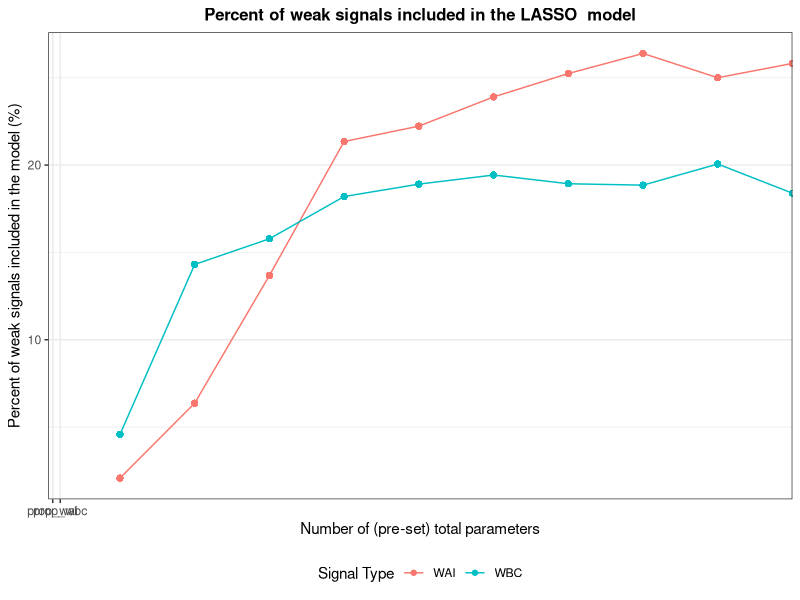
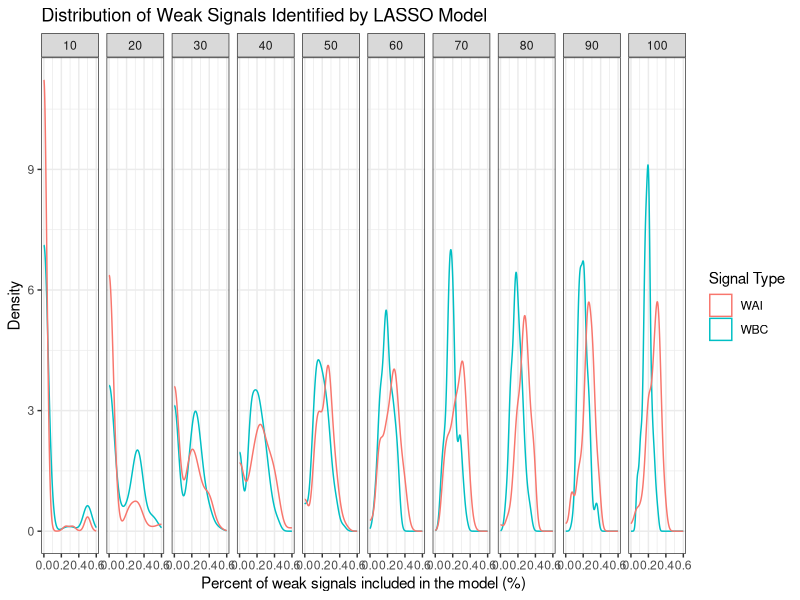
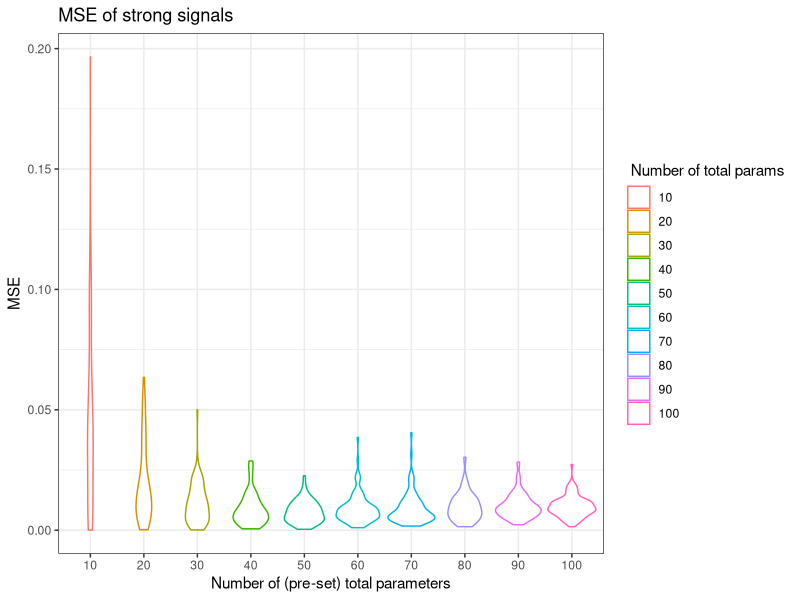

Reproduce these figures in R, in order.
## ---- chunk 1
library(tidyverse)
library(MASS)
library(matrixcalc)
library(pracma)
library(glmnet)
library(dplyr)

library(ggplot2)

knitr::opts_chunk$set(
	echo = TRUE,
	warning = FALSE,
	fig.width = 8, 
  fig.height = 6,
  out.width = "90%"
)

options(
  ggplot2.continuous.colour = "viridis",
  ggplot2.continuous.fill = "viridis"
)

scale_colour_discrete = scale_colour_viridis_d
scale_fill_discrete = scale_fill_viridis_d

theme_set(theme_minimal() + theme(legend.position = "bottom"))
## ---- chunk 2
sim_beta_strong = function(n_strong, coef_strong){
  rep(coef_strong, n_strong) + runif(n_strong, min = 0, max = coef_strong)
}


sim_data = function(n_sample = 200, n_parameter = 50, prop_strong = 0.1, prop_wbc = 0.2, prop_wai = 0.2, c = 1, cor = 0.3, coef_strong = 5) {
  # Numbers of four signals
  n_strong = as.integer(n_parameter * prop_strong) # strong
  n_wbc = as.integer(n_parameter * prop_wbc) # weak but correlated
  n_wai = as.integer(n_parameter * prop_wai) # weak and independent
  n_null = n_parameter - n_strong - n_wbc - n_wai # null
  
  if (n_null < 0) {
    return("Given parameters' proportions are not valid.")
  }
  
  bound = c * sqrt(log(n_parameter) / n_sample) # threshold of weak/strong, the default is 0.14
  if (coef_strong < bound) {
    coef_strong = coef_strong + 2 * bound
  }
  
  cor_matrix = diag(n_parameter)
  
  # add correlation
  for (i in 1:n_strong) {
    cor_matrix[i, (n_strong + n_wai + i)] = cor
    cor_matrix[i, (n_strong + n_wai + n_wbc + 1 - i)] = cor
    cor_matrix[(n_strong + n_wai + i), i] = cor
    cor_matrix[(n_strong + n_wai + n_wbc + 1 - i), i] = cor
  }
  
  
  if (!is.positive.definite(cor_matrix)) {
    return("The correlation matrix is not valid.")
  }
  
  # simulate the data from multivariate normal
  X = mvrnorm(n = n_sample, mu = rep(0, n_parameter), Sigma = cor_matrix) # var = 1, correlation = covariance
  
  beta = c(
    sim_beta_strong(n_strong, coef_strong),
    runif(min = bound/2, max = bound, n = n_wai), 
    runif(min = bound/2, max = bound, n = n_wbc),
    rep(0, n_null) 
  )
  
  Y = 1 + X %*% beta + rnorm(n_sample)
  data = as_tibble(data.frame(cbind(X, Y)))
  
  # Name the columns
  cols = c(
    str_c("strong", 1:n_strong, sep = "_"),
    str_c("wai", 1:n_wai, sep = "_"),
    str_c("wbc", 1:n_wbc, sep = "_"),
    str_c("null", 1:n_null, sep = "_"),
    "Y"
   )
   colnames(data) = cols
   data = data %>% 
     dplyr::select(Y, everything())

  list(beta = beta, 
       correlation = cor,
       n_parameter = n_parameter,
       prop_strong = prop_strong,
       prop_wbc = prop_wbc, 
       prop_wai = prop_wbc,
       n_strong = n_strong,
       n_wai = n_wai,
       n_wbc = n_wbc,
       data = data
       )
  
}



## ---- chunk 3
data_10_multi_100 = vector("list", length = 10)

for (i in 1:10) {
  num_parameter = 10*i
  
  output = vector("list", length = 100)
  
  for (j in 1:100) {
  output[[j]] =  sim_data(n_parameter = num_parameter, cor = 0.7)
  }
  
  data_10_multi_100[[i]] = output

}
## ---- chunk 4
# create a list to store all the non_zero parameters in each fit regression
para = vector("list", length = 10)
for (i in 1:10) {
  output_para = vector("list", length = 100)
  for (j in 1:100) {
    data = data_10_multi_100[[i]][[j]][[10]] 
    X = data%>% 
    dplyr::select(-Y) %>% 
    as.matrix()
    Y= data$Y
    # 10-fold CV using mean squared error
    fit.lasso <- cv.glmnet(X, Y, nfolds = 10,type.measure = "mse") 
    # one standard-error rule
    param.best <- fit.lasso$glmnet.fit$beta[, fit.lasso$lambda==fit.lasso$lambda.1se]
    output_para[[j]] = param.best[param.best != 0]
   
  }
  para[[i]] = output_para

}
## ---- chunk 5
#create a data frame indicate the information how models we fit for datasets in different scenarios perform in identifying signals
df = data.frame(matrix(ncol = 6, nrow = 0))
colnames(df) = c('n_parameter_total','n_parameter_selected', 'prop_strong','prop_wai','prop_wbc','prop_null')

for (i in 1:10){
   n_parameter_total = i*10
  for (j in 1:100){
    p = unlist(para[[i]][j])
    n_parameter_selected = length(p)
    pnames = strsplit(names(p), split = '_')
    name = c()
    for (n in 1: n_parameter_selected) {
      name[n]=pnames[[n]][1]
    }
    n_strong = length(name[name == 'strong'])
    n_wai = length(name[name == 'wai'])
    n_wbc = length(name[name == 'wbc'])
    n_null = length(name[name == 'null'])
    prop_strong = round(n_strong/n_parameter_selected,digits=2)
    prop_wai = round(n_wai/n_parameter_selected,digits =2)
    prop_wbc = round(n_wbc/n_parameter_selected, digits =2)
    prop_null = round(n_null/n_parameter_selected, digits =2)
    df[(i-1)*100+j,]= c(n_parameter_total,n_parameter_selected,
                       prop_strong,prop_wai,prop_wbc,prop_null)
  }

}
## ---- chunk 6
#plot the proportion of each signals 
df %>%
  group_by(n_parameter_total) %>%
  mutate(wai = mean(prop_wai),
         wbc= mean(prop_wbc))%>%
  ggplot(aes(x = n_parameter_total))+
 geom_point(aes(y=(wai)*100, color="prop_wai")) + 
 geom_point(aes(y=(wbc)*100, color="prop_wbc")) + 
  geom_line(aes(y=(wai)*100, color="prop_wai")) + 
  geom_line(aes(y=(wbc)*100, color="prop_wbc")) + 
 labs(title = "Percent of weak signals included in the LASSO  model",
       y = "Percent of weak signals included in the model (%)",
       x = "Number of (pre-set) total parameters") +  
  theme_bw() + 
  theme(plot.title = 
          element_text(hjust = 0.5, 
                       size=12, 
                       face='bold'), 
          legend.position = "bottom") +
  scale_x_discrete(limits=c( "prop_wai", "prop_wbc")) + 
  scale_color_discrete(name = "Signal Type", labels = c("WAI", "WBC")) 
## ---- chunk 7
df %>% ggplot(aes()) +
  geom_density(aes(x = prop_wbc, color = "WBC")) + 
  geom_density(aes(x=prop_wai, color = "WAI")) +
  facet_grid(~n_parameter_total) +
  theme(legend.title=element_blank())+
  labs(title = "Distribution of Weak Signals Identified by LASSO Model",
       x = "Percent of weak signals included in the model (%)",
       y = "Density") +  
   theme_bw()+
  scale_color_discrete(name = "Signal Type", labels = c( "WAI", "WBC"))

## ---- chunk 8
#calculate the MSE of strong coefficients
#create a litst to store the coefficients of strong signals in the "true" model
true_coef = vector('list', length = 10)
for (i in 1:10){
  output_coef = vector('list',length = 100)
  for (j in 1:100){
    coef = data_10_multi_100[[i]][[j]][1]
    coef_strong = coef[[1]][1:i]
    output_coef[[j]] = coef_strong
  }
  true_coef[[i]] = output_coef
}

#create a list to store the coefficients of strong signals in the fitted model 
fitted_coef = vector('list', length = 10)
for (i in 1:10){
  output_coef2 = vector('list', length = 100)
  for (j in 1:100){
    p = unlist(para[[i]][j]) 
    pnames2 = strsplit(names(p), split = '_')
    for (n in 1:length(p)){
      names(p)[n] = pnames2[[n]][1]
    }
    output_coef2[[j]] = p[names(p)=='strong']
  }
  fitted_coef[[i]] = output_coef2
}
## ---- chunk 9
#calculate the MSE for each scenarios
mse_df = data.frame(matrix (ncol = 0, nrow = 100))
for (i in 1:10){
  mse_list2 = c()
  for (j in 1:100){
    MSE = mean((true_coef[[i]][[j]] - fitted_coef[[i]][[j]])^2)
    mse_list2[j] = as.vector(MSE)
  }
  
  mse_df =cbind(mse_df,mse_list2)
}
names(mse_df) = c("10","20","30","40","50","60","70","80","90","100")
head(mse_df)
## ---- chunk 10
#plot of MSE for each scenarios against # of parameters
mse_df2 = mse_df %>%
  pivot_longer(
    everything(),
    names_to = "n_param_total",
    values_to = 'MSE') 


mse_df2 %>% 
   mutate(n_param_total = factor(n_param_total, levels=c(10,20,30,40,50,60,70,80,90,100))) %>% 
  ggplot()+
  geom_violin(aes(x = n_param_total, y = MSE, color = n_param_total))+
   labs(title = "MSE of strong signals",
       x = "Number of (pre-set) total parameters",
       y = "MSE") +  
   theme_bw()+
  scale_color_discrete(name = " Number of total params", labels = c(10,20,30,40,50,60,70,80,90,100))
  
